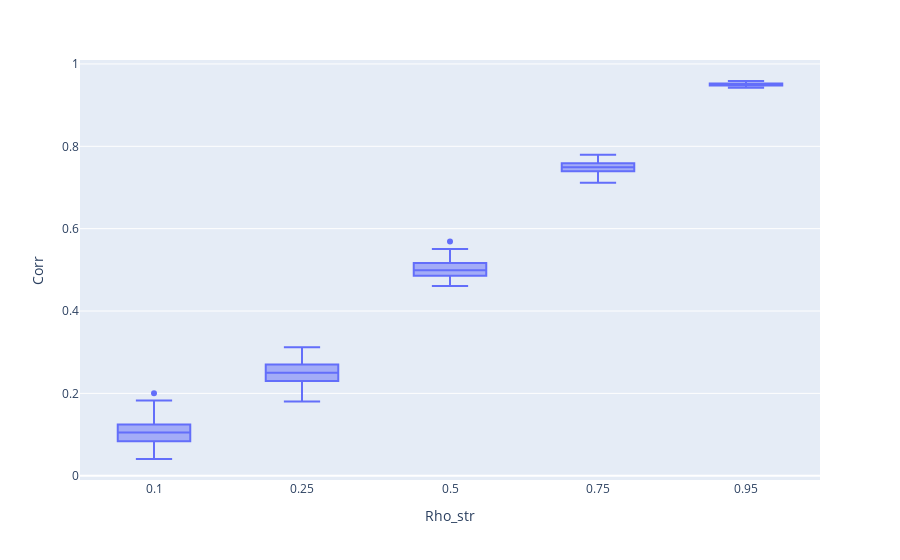
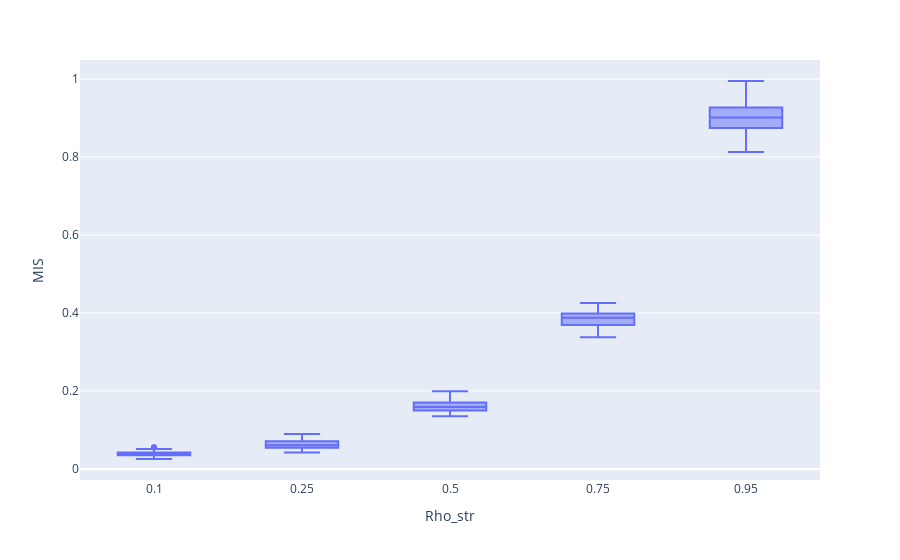

Notebook code cell kept with these figures, in order:
### Code cell
import plotly.express as px
fig = px.box(results, x="Rho_str", y="Corr")
fig.show()
fig = px.box(results, x="Rho_str", y="MIS")
fig.show()

### Figure 1 — Plotly figure (JSON) as saved in the notebook; plotly's stock layout.template omitted (floating-point values rounded to 4 significant figures; data arrays with more than 128 entries replaced by an {"elided": "..."} marker saying what was removed)
{"data": [{"alignmentgroup": "True", "hovertemplate": "Rho_str=%{x}<br>Corr=%{y}<extra></extra>", "legendgroup": "", "marker": {"color": "#636efa"}, "name": "", "notched": false, "offsetgroup": "", "orientation": "v", "showlegend": false, "type": "box", "x": {"elided": "500 str values"}, "x0": " ", "xaxis": "x", "y": {"elided": "500 float values"}, "y0": " ", "yaxis": "y"}], "layout": {"boxmode": "group", "legend": {"tracegroupgap": 0}, "margin": {"t": 60}, "xaxis": {"anchor": "y", "domain": [0, 1], "title": {"text": "Rho_str"}}, "yaxis": {"anchor": "x", "domain": [0, 1], "title": {"text": "Corr"}}}}

### Figure 2 — Plotly figure (JSON) as saved in the notebook; plotly's stock layout.template omitted (floating-point values rounded to 4 significant figures; data arrays with more than 128 entries replaced by an {"elided": "..."} marker saying what was removed)
{"data": [{"alignmentgroup": "True", "hovertemplate": "Rho_str=%{x}<br>MIS=%{y}<extra></extra>", "legendgroup": "", "marker": {"color": "#636efa"}, "name": "", "notched": false, "offsetgroup": "", "orientation": "v", "showlegend": false, "type": "box", "x": {"elided": "500 str values"}, "x0": " ", "xaxis": "x", "y": {"elided": "500 float values"}, "y0": " ", "yaxis": "y"}], "layout": {"boxmode": "group", "legend": {"tracegroupgap": 0}, "margin": {"t": 60}, "xaxis": {"anchor": "y", "domain": [0, 1], "title": {"text": "Rho_str"}}, "yaxis": {"anchor": "x", "domain": [0, 1], "title": {"text": "MIS"}}}}
